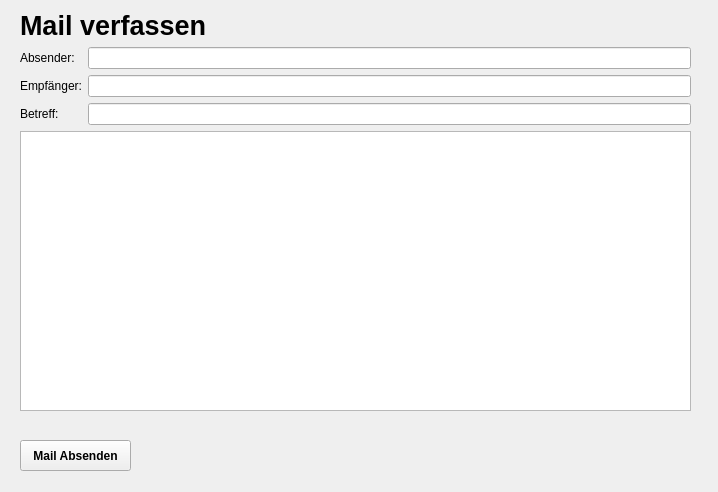
<?xml version="1.0" encoding="UTF-8"?>
<ui version="4.0">
 <class>SendingMailWidget</class>
 <widget class="QWidget" name="SendingMailWidget">
  <property name="geometry">
   <rect>
    <x>0</x>
    <y>0</y>
    <width>718</width>
    <height>492</height>
   </rect>
  </property>
  <property name="windowTitle">
   <string>Thunder Mail Client: Mail verfassen</string>
  </property>
  <widget class="QPushButton" name="sendMailPushButton">
   <property name="geometry">
    <rect>
     <x>20</x>
     <y>440</y>
     <width>111</width>
     <height>31</height>
    </rect>
   </property>
   <property name="font">
    <font>
     <weight>75</weight>
     <bold>true</bold>
    </font>
   </property>
   <property name="toolTip">
    <string/>
   </property>
   <property name="text">
    <string>Mail Absenden</string>
   </property>
  </widget>
  <widget class="QWidget" name="verticalLayoutWidget">
   <property name="geometry">
    <rect>
     <x>20</x>
     <y>10</y>
     <width>671</width>
     <height>421</height>
    </rect>
   </property>
   <layout class="QVBoxLayout" name="verticalLayout">
    <item>
     <widget class="QLabel" name="label">
      <property name="font">
       <font>
        <pointsize>20</pointsize>
        <weight>75</weight>
        <bold>true</bold>
       </font>
      </property>
      <property name="text">
       <string>Mail verfassen</string>
      </property>
     </widget>
    </item>
    <item>
     <layout class="QFormLayout" name="formLayout">
      <item row="0" column="0">
       <widget class="QLabel" name="senderLabel">
        <property name="text">
         <string>Absender:</string>
        </property>
       </widget>
      </item>
      <item row="0" column="1">
       <widget class="QLineEdit" name="senderLineEdit"/>
      </item>
      <item row="1" column="0">
       <widget class="QLabel" name="recipientsLabel">
        <property name="text">
         <string>Empfänger:</string>
        </property>
       </widget>
      </item>
      <item row="1" column="1">
       <widget class="QLineEdit" name="recipientsLineEdit">
        <property name="toolTip">
         <string>Hinweis: Mehrere Empfänger mit &quot;,&quot; trennen z.B. alice@thunder-mail.de,bob@thunder-mail.de,...</string>
        </property>
       </widget>
      </item>
      <item row="2" column="0">
       <widget class="QLabel" name="subjectLabel">
        <property name="text">
         <string>Betreff:</string>
        </property>
       </widget>
      </item>
      <item row="2" column="1">
       <widget class="QLineEdit" name="subjectLineEdit"/>
      </item>
     </layout>
    </item>
    <item>
     <widget class="QPlainTextEdit" name="bodyPlainTextEdit"/>
    </item>
    <item>
     <widget class="QLabel" name="feedbackOutput">
      <property name="text">
       <string/>
      </property>
     </widget>
    </item>
   </layout>
  </widget>
 </widget>
 <resources/>
 <connections/>
</ui>
